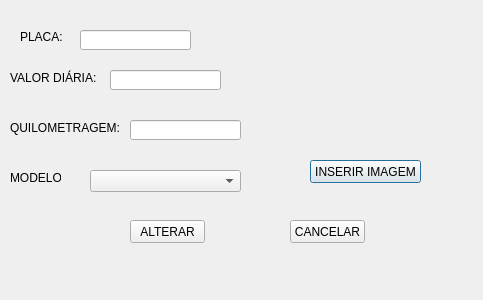
<?xml version="1.0" encoding="UTF-8"?>
<ui version="4.0">
 <class>TelaAlterarVeiculo</class>
 <widget class="QDialog" name="TelaAlterarVeiculo">
  <property name="geometry">
   <rect>
    <x>0</x>
    <y>0</y>
    <width>483</width>
    <height>300</height>
   </rect>
  </property>
  <property name="windowTitle">
   <string>Dialog</string>
  </property>
  <widget class="QLineEdit" name="lineEditPlaca">
   <property name="geometry">
    <rect>
     <x>80</x>
     <y>30</y>
     <width>111</width>
     <height>20</height>
    </rect>
   </property>
  </widget>
  <widget class="QPushButton" name="pushButtonInserirImagem">
   <property name="geometry">
    <rect>
     <x>310</x>
     <y>160</y>
     <width>111</width>
     <height>23</height>
    </rect>
   </property>
   <property name="text">
    <string>INSERIR IMAGEM</string>
   </property>
  </widget>
  <widget class="QLineEdit" name="lineEditQuilometragem">
   <property name="geometry">
    <rect>
     <x>130</x>
     <y>120</y>
     <width>111</width>
     <height>20</height>
    </rect>
   </property>
  </widget>
  <widget class="QLabel" name="label">
   <property name="geometry">
    <rect>
     <x>20</x>
     <y>30</y>
     <width>47</width>
     <height>13</height>
    </rect>
   </property>
   <property name="text">
    <string>PLACA:</string>
   </property>
  </widget>
  <widget class="QLabel" name="label_3">
   <property name="geometry">
    <rect>
     <x>10</x>
     <y>120</y>
     <width>121</width>
     <height>16</height>
    </rect>
   </property>
   <property name="text">
    <string>QUILOMETRAGEM:</string>
   </property>
  </widget>
  <widget class="QLineEdit" name="lineEditValorDiaria">
   <property name="geometry">
    <rect>
     <x>110</x>
     <y>70</y>
     <width>111</width>
     <height>20</height>
    </rect>
   </property>
  </widget>
  <widget class="QLabel" name="labelImagem">
   <property name="geometry">
    <rect>
     <x>310</x>
     <y>40</y>
     <width>111</width>
     <height>111</height>
    </rect>
   </property>
   <property name="text">
    <string/>
   </property>
  </widget>
  <widget class="QPushButton" name="pushButtonCancelar">
   <property name="geometry">
    <rect>
     <x>290</x>
     <y>220</y>
     <width>75</width>
     <height>23</height>
    </rect>
   </property>
   <property name="text">
    <string>CANCELAR</string>
   </property>
  </widget>
  <widget class="QLabel" name="label_2">
   <property name="geometry">
    <rect>
     <x>10</x>
     <y>70</y>
     <width>91</width>
     <height>16</height>
    </rect>
   </property>
   <property name="text">
    <string>VALOR DIÁRIA:</string>
   </property>
  </widget>
  <widget class="QPushButton" name="pushButtonAlterar">
   <property name="geometry">
    <rect>
     <x>130</x>
     <y>220</y>
     <width>75</width>
     <height>23</height>
    </rect>
   </property>
   <property name="text">
    <string>ALTERAR</string>
   </property>
  </widget>
  <widget class="QLabel" name="label_4">
   <property name="geometry">
    <rect>
     <x>10</x>
     <y>170</y>
     <width>51</width>
     <height>16</height>
    </rect>
   </property>
   <property name="text">
    <string>MODELO:</string>
   </property>
  </widget>
  <widget class="QComboBox" name="comboBoxModelo">
   <property name="geometry">
    <rect>
     <x>90</x>
     <y>170</y>
     <width>151</width>
     <height>22</height>
    </rect>
   </property>
  </widget>
 </widget>
 <tabstops>
  <tabstop>lineEditPlaca</tabstop>
  <tabstop>lineEditValorDiaria</tabstop>
  <tabstop>lineEditQuilometragem</tabstop>
  <tabstop>comboBoxModelo</tabstop>
  <tabstop>pushButtonInserirImagem</tabstop>
  <tabstop>pushButtonAlterar</tabstop>
  <tabstop>pushButtonCancelar</tabstop>
 </tabstops>
 <resources/>
 <connections/>
</ui>
